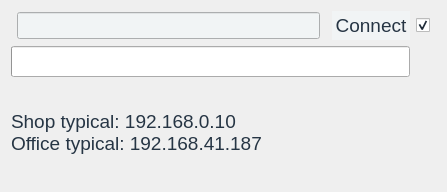
<?xml version="1.0" encoding="UTF-8"?>
<ui version="4.0">
 <class>ConnectionForm</class>
 <widget class="QDialog" name="ConnectionForm">
  <property name="geometry">
   <rect>
    <x>0</x>
    <y>0</y>
    <width>447</width>
    <height>192</height>
   </rect>
  </property>
  <property name="windowTitle">
   <string>Time Track</string>
  </property>
  <property name="styleSheet">
   <string notr="true">QWidget#ClockoutForm{

background-color:#E5EAE7;
}
*{
font-family:&quot;Calibri&quot;;
font-size: 26px;

}



QStackedWidget{
margin:0px;
padding:0px;
}


QWidget{

margin:0px;
padding:0px;
}
QWidget#bigwidger{
background-color:#E5EAE7;
border:none;
}


QPushButton{
padding:3px;
border:none;
background-color:#FFFFFF;
}
QPushButton:hover:!pressed{
background-color:#E4E9EB;
}






QPushButton{
padding:3px;
border:none;
background-color:#F1F4F5;
}
QLineEdit{ 
background-color:#F1F4F5;
 border: 0px solid 263544;	

}
QLineEdit:hover{ 
background-color:#F1F4F5;
 border: 1px solid 263544;	
}

QPushButton:hover,QPushButton:hover{
background-color:#ECEFED;
}
/*

#E5EAE7
*/
*{
font-family:&quot;Calibri&quot;;
font-size: 19px;
color:#263544;

}


</string>
  </property>
  <layout class="QGridLayout" name="gridLayout">
   <item row="1" column="3">
    <widget class="QPushButton" name="connect">
     <property name="text">
      <string>Connect</string>
     </property>
    </widget>
   </item>
   <item row="5" column="0" colspan="4">
    <widget class="QProgressBar" name="progress">
     <property name="value">
      <number>0</number>
     </property>
     <property name="orientation">
      <enum>Qt::Horizontal</enum>
     </property>
     <property name="invertedAppearance">
      <bool>false</bool>
     </property>
     <property name="format">
      <string/>
     </property>
    </widget>
   </item>
   <item row="1" column="1">
    <widget class="QLineEdit" name="edit"/>
   </item>
   <item row="1" column="4">
    <widget class="QCheckBox" name="save">
     <property name="text">
      <string/>
     </property>
     <property name="checked">
      <bool>true</bool>
     </property>
    </widget>
   </item>
   <item row="6" column="0" colspan="5">
    <widget class="QLabel" name="label">
     <property name="text">
      <string>Shop typical: 192.168.0.10 
Office typical: 192.168.41.187</string>
     </property>
    </widget>
   </item>
  </layout>
 </widget>
 <resources/>
 <connections/>
</ui>
